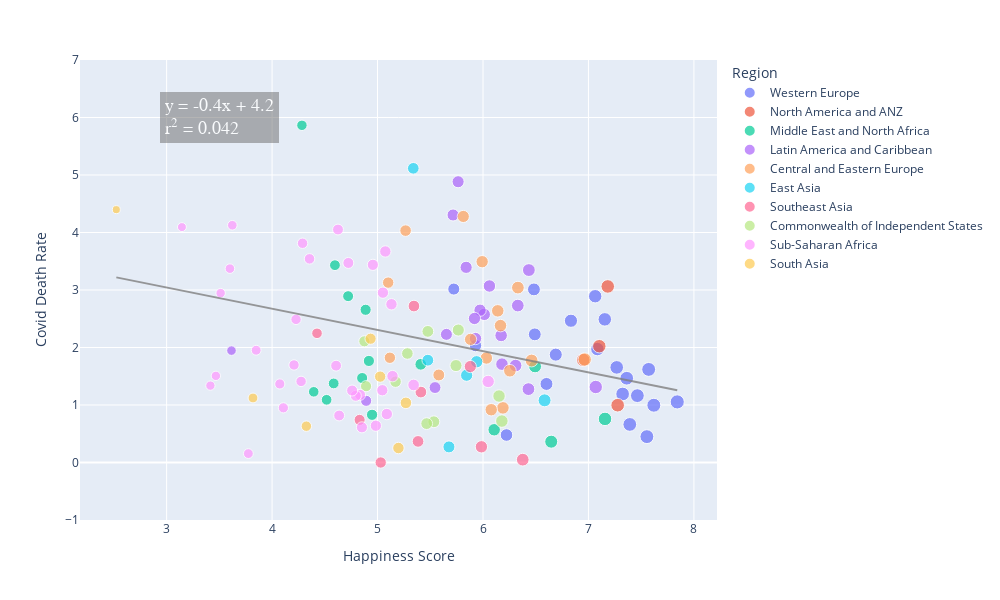

Write notebook code for a chart like this one.
### Code cell
# Country's Happiness and Covid death rate

fig = px.scatter(final_df, x="Happiness Score", y="Covid Death Rate",  
                 hover_name="Country", color="Region", range_y=(-1,7),
                 size="Happiness Score", size_max=10,
                 width=1000, height=600)
fig

# LINEAR REGRESSION
# Set the x and y params for linear regression calculation
y = final_df["Covid Death Rate"]
x = sm.add_constant(final_df["Happiness Score"])

# Create the linear regression model and get values for regression line
model = sm.OLS(y, x, missing='drop')
results = model.fit()
reg_line = [(x*results.params[1])+results.params[0] for x in final_df["Happiness Score"]]

# Create text for regression paramaters
alpha = round(results.params[0],1)
beta = round(results.params[1],1)
r_squared = round(results.rsquared, 3)
line1 = 'y = ' + str(beta) + 'x' + ' + ' + str(alpha)
line2 = 'r<sup>2</sup> = ' + str(r_squared)
summary = line1 + '<br>' + line2 

# add linear regression line for whole sample
fig.add_traces(go.Scatter(x=final_df["Happiness Score"], y=reg_line,
                          mode = 'lines',
                          marker_color='gray',
                          name='Regression line',
                          opacity=0.8,
                          showlegend=False)
               )
# Add to the equation and r squared 
fig.add_annotation(x=3.5, y=6, xref="x", yref="y", text=summary,
                   font=dict(family="Courier New, monospace", size=18, color="#ffffff"),
                   showarrow=False, align="left",
                   borderwidth=2, borderpad=4, bgcolor="rgba(100,100,100, 0.6)",
                   opacity=0.8)

### Figure 1 — Plotly figure (JSON) as saved in the notebook; plotly's stock layout.template omitted (floating-point values rounded to 4 significant figures; data arrays with more than 128 entries replaced by an {"elided": "..."} marker saying what was removed)
{"data": [{"hovertemplate": "<b>%{hovertext}</b><br><br>Region=Western Europe<br>Happiness Score=%{marker.size}<br>Covid Death Rate=%{y}<extra></extra>", "hovertext": ["Finland", "Denmark", "Switzerland", "Iceland", "Netherlands", "Norway", "Sweden", "Luxembourg", "Austria", "Germany", "Ireland", "United Kingdom", "Belgium", "France", "Malta", "Spain", "Italy", "Cyprus", "Portugal", "Greece", "North Cyprus"], "legendgroup": "Western Europe", "marker": {"color": "#636efa", "size": [7.842, 7.62, 7.571, 7.554, 7.464, 7.392, 7.363, 7.324, 7.268, 7.155, 7.085, 7.064, 6.834, 6.69, 6.602, 6.491, 6.483, 6.223, 5.929, 5.723, 5.536], "sizemode": "area", "sizeref": 0.07842, "symbol": "circle"}, "mode": "markers", "name": "Western Europe", "orientation": "v", "showlegend": true, "type": "scatter", "x": [7.842, 7.62, 7.571, 7.554, 7.464, 7.392, 7.363, 7.324, 7.268, 7.155, 7.085, 7.064, 6.834, 6.69, 6.602, 6.491, 6.483, 6.223, 5.929, 5.723, 5.536], "xaxis": "x", "y": [1.054, 0.9958, 1.619, 0.4498, 1.163, 0.6621, 1.465, 1.192, 1.654, 2.489, 1.973, 2.892, 2.465, 1.876, 1.366, 2.228, 3.01, 0.4781, 2.033, 3.016, null], "yaxis": "y"}, {"hovertemplate": "<b>%{hovertext}</b><br><br>Region=North America and ANZ<br>Happiness Score=%{marker.size}<br>Covid Death Rate=%{y}<extra></extra>", "hovertext": ["New Zealand", "Australia", "Canada", "United States"], "legendgroup": "North America and ANZ", "marker": {"color": "#EF553B", "size": [7.277, 7.183, 7.103, 6.951], "sizemode": "area", "sizeref": 0.07842, "symbol": "circle"}, "mode": "markers", "name": "North America and ANZ", "orientation": "v", "showlegend": true, "type": "scatter", "x": [7.277, 7.183, 7.103, 6.951], "xaxis": "x", "y": [0.9966, 3.062, 2.022, 1.784], "yaxis": "y"}, {"hovertemplate": "<b>%{hovertext}</b><br><br>Region=Middle East and North Africa<br>Happiness Score=%{marker.size}<br>Covid Death Rate=%{y}<extra></extra>", "hovertext": ["Israel", "Bahrain", "United Arab Emirates", "Saudi Arabia", "Kuwait", "Libya", "Turkey", "Morocco", "Algeria", "Iraq", "Iran", "Tunisia", "Lebanon", "Palestinian Territories", "Jordan", "Egypt", "Yemen"], "legendgroup": "Middle East and North Africa", "marker": {"color": "#00cc96", "size": [7.157, 6.647, 6.561, 6.494, 6.106, 5.41, 4.948, 4.918, 4.887, 4.854, 4.721, 4.596, 4.584, 4.517, 4.395, 4.283, 3.658], "sizemode": "area", "sizeref": 0.07842, "symbol": "circle"}, "mode": "markers", "name": "Middle East and North Africa", "orientation": "v", "showlegend": true, "type": "scatter", "x": [7.157, 6.647, 6.561, 6.494, 6.106, 5.41, 4.948, 4.918, 4.887, 4.854, 4.721, 4.596, 4.584, 4.517, 4.395, 4.283, 3.658], "xaxis": "x", "y": [0.7581, 0.3622, null, 1.671, 0.5693, 1.708, 0.8294, 1.766, 2.656, 1.469, 2.893, 3.432, 1.375, 1.09, 1.229, 5.864, 19.49], "yaxis": "y"}, {"hovertemplate": "<b>%{hovertext}</b><br><br>Region=Latin America and Caribbean<br>Happiness Score=%{marker.size}<br>Covid Death Rate=%{y}<extra></extra>", "hovertext": ["Costa Rica", "Guatemala", "Uruguay", "Brazil", "Mexico", "Jamaica", "Panama", "Chile", "El Salvador", "Colombia", "Nicaragua", "Argentina", "Honduras", "Peru", "Ecuador", "Bolivia", "Paraguay", "Dominican Republic", "Venezuela", "Haiti"], "legendgroup": "Latin America and Caribbean", "marker": {"color": "#ab63fa", "size": [7.069, 6.435, 6.431, 6.33, 6.317, 6.309, 6.18, 6.172, 6.061, 6.012, 5.972, 5.929, 5.919, 5.84, 5.764, 5.716, 5.653, 5.545, 4.892, 3.615], "sizemode": "area", "sizeref": 0.07842, "symbol": "circle"}, "mode": "markers", "name": "Latin America and Caribbean", "orientation": "v", "showlegend": true, "type": "scatter", "x": [7.069, 6.435, 6.431, 6.33, 6.317, 6.309, 6.18, 6.172, 6.061, 6.012, 5.972, 5.929, 5.919, 5.84, 5.764, 5.716, 5.653, 5.545, 4.892, 3.615], "xaxis": "x", "y": [1.313, 3.347, 1.276, 2.729, 9.234, 1.686, 1.711, 2.209, 3.07, 2.576, 2.648, 2.156, 2.505, 3.394, 4.883, 4.305, 2.228, 1.303, 1.073, 1.946], "yaxis": "y"}, {"hovertemplate": "<b>%{hovertext}</b><br><br>Region=Central and Eastern Europe<br>Happiness Score=%{marker.size}<br>Covid Death Rate=%{y}<extra></extra>", "hovertext": ["Czech Republic", "Slovenia", "Kosovo", "Slovakia", "Lithuania", "Estonia", "Poland", "Romania", "Serbia", "Latvia", "Hungary", "Croatia", "Bosnia and Herzegovina", "Montenegro", "Bulgaria", "Albania", "North Macedonia"], "legendgroup": "Central and Eastern Europe", "marker": {"color": "#FFA15A", "size": [6.965, 6.461, 6.372, 6.331, 6.255, 6.189, 6.166, 6.14, 6.078, 6.032, 5.992, 5.882, 5.813, 5.581, 5.266, 5.117, 5.101], "sizemode": "area", "sizeref": 0.07842, "symbol": "circle"}, "mode": "markers", "name": "Central and Eastern Europe", "orientation": "v", "showlegend": true, "type": "scatter", "x": [6.965, 6.461, 6.372, 6.331, 6.255, 6.189, 6.166, 6.14, 6.078, 6.032, 5.992, 5.882, 5.813, 5.581, 5.266, 5.117, 5.101], "xaxis": "x", "y": [1.792, 1.773, null, 3.041, 1.596, 0.95, 2.381, 2.638, 0.9179, 1.817, 3.492, 2.142, 4.279, 1.522, 4.033, 1.822, 3.129], "yaxis": "y"}, {"hovertemplate": "<b>%{hovertext}</b><br><br>Region=East Asia<br>Happiness Score=%{marker.size}<br>Covid Death Rate=%{y}<extra></extra>", "hovertext": ["Taiwan Province of China", "Japan", "South Korea", "Mongolia", "Hong Kong S.A.R. of China", "China"], "legendgroup": "East Asia", "marker": {"color": "#19d3f3", "size": [6.584, 5.94, 5.845, 5.677, 5.477, 5.339], "sizemode": "area", "sizeref": 0.07842, "symbol": "circle"}, "mode": "markers", "name": "East Asia", "orientation": "v", "showlegend": true, "type": "scatter", "x": [6.584, 5.94, 5.845, 5.677, 5.477, 5.339], "xaxis": "x", "y": [1.081, 1.752, 1.518, 0.2713, 1.779, 5.116], "yaxis": "y"}, {"hovertemplate": "<b>%{hovertext}</b><br><br>Region=Southeast Asia<br>Happiness Score=%{marker.size}<br>Covid Death Rate=%{y}<extra></extra>", "hovertext": ["Singapore", "Thailand", "Philippines", "Vietnam", "Malaysia", "Indonesia", "Laos", "Cambodia", "Myanmar"], "legendgroup": "Southeast Asia", "marker": {"color": "#FF6692", "size": [6.377, 5.985, 5.88, 5.411, 5.384, 5.345, 5.03, 4.83, 4.426], "sizemode": "area", "sizeref": 0.07842, "symbol": "circle"}, "mode": "markers", "name": "Southeast Asia", "orientation": "v", "showlegend": true, "type": "scatter", "x": [6.377, 5.985, 5.88, 5.411, 5.384, 5.345, 5.03, 4.83, 4.426], "xaxis": "x", "y": [0.04913, 0.2731, 1.669, 1.225, 0.3669, 2.721, 0, 0.7412, 2.247], "yaxis": "y"}, {"hovertemplate": "<b>%{hovertext}</b><br><br>Region=Commonwealth of Independent States<br>Happiness Score=%{marker.size}<br>Covid Death Rate=%{y}<extra></extra>", "hovertext": ["Uzbekistan", "Kazakhstan", "Moldova", "Kyrgyzstan", "Belarus", "Russia", "Tajikistan", "Armenia", "Azerbaijan", "Turkmenistan", "Georgia", "Ukraine"], "legendgroup": "Commonwealth of Independent States", "marker": {"color": "#B6E880", "size": [6.179, 6.152, 5.766, 5.744, 5.534, 5.477, 5.466, 5.283, 5.171, 5.066, 4.891, 4.875], "sizemode": "area", "sizeref": 0.07842, "symbol": "circle"}, "mode": "markers", "name": "Commonwealth of Independent States", "orientation": "v", "showlegend": true, "type": "scatter", "x": [6.179, 6.152, 5.766, 5.744, 5.534, 5.477, 5.466, 5.283, 5.171, 5.066, 4.891, 4.875], "xaxis": "x", "y": [0.7207, 1.156, 2.304, 1.685, 0.7083, 2.28, 0.6763, 1.896, 1.406, null, 1.327, 2.107], "yaxis": "y"}, {"hovertemplate": "<b>%{hovertext}</b><br><br>Region=Sub-Saharan Africa<br>Happiness Score=%{marker.size}<br>Covid Death Rate=%{y}<extra></extra>", "hovertext": ["Mauritius", "Congo (Brazzaville)", "Ivory Coast", "Cameroon", "Senegal", "Ghana", "Niger", "Gambia", "Benin", "Guinea", "South Africa", "Gabon", "Burkina Faso", "Mozambique", "Nigeria", "Mali", "Uganda", "Liberia", "Kenya", "Namibia", "Chad", "Swaziland", "Comoros", "Ethiopia", "Mauritania", "Madagascar", "Togo", "Zambia", "Sierra Leone", "Burundi", "Tanzania", "Malawi", "Lesotho", "Botswana", "Rwanda", "Zimbabwe"], "legendgroup": "Sub-Saharan Africa", "marker": {"color": "#FF97FF", "size": [6.049, 5.342, 5.306, 5.142, 5.132, 5.088, 5.074, 5.051, 5.045, 4.984, 4.956, 4.852, 4.834, 4.794, 4.759, 4.723, 4.636, 4.625, 4.607, 4.574, 4.355, 4.308, 4.289, 4.275, 4.227, 4.208, 4.107, 4.073, 3.849, 3.775, 3.623, 3.6, 3.512, 3.467, 3.415, 3.145], "sizemode": "area", "sizeref": 0.07842, "symbol": "circle"}, "mode": "markers", "name": "Sub-Saharan Africa", "orientation": "v", "showlegend": true, "type": "scatter", "x": [6.049, 5.342, 5.306, 5.142, 5.132, 5.088, 5.074, 5.051, 5.045, 4.984, 4.956, 4.852, 4.834, 4.794, 4.759, 4.723, 4.636, 4.625, 4.607, 4.574, 4.355, 4.308, 4.289, 4.275, 4.227, 4.208, 4.107, 4.073, 3.849, 3.775, 3.623, 3.6, 3.512, 3.467, 3.415, 3.145], "xaxis": "x", "y": [1.41, 1.349, null, 1.502, 2.752, 0.8425, 3.67, 2.954, 1.256, 0.6396, 3.438, 0.6115, 1.176, 1.16, 1.252, 3.47, 0.8175, 4.051, 1.684, null, 3.541, null, 3.813, 1.41, 2.489, 1.697, 0.9511, 1.366, 1.953, 0.1549, 4.126, 3.371, 2.946, 1.507, 1.337, 4.094], "yaxis": "y"}, {"hovertemplate": "<b>%{hovertext}</b><br><br>Region=South Asia<br>Happiness Score=%{marker.size}<br>Covid Death Rate=%{y}<extra></extra>", "hovertext": ["Nepal", "Maldives", "Bangladesh", "Pakistan", "Sri Lanka", "India", "Afghanistan"], "legendgroup": "South Asia", "marker": {"color": "#FECB52", "size": [5.269, 5.198, 5.025, 4.934, 4.325, 3.819, 2.523], "sizemode": "area", "sizeref": 0.07842, "symbol": "circle"}, "mode": "markers", "name": "South Asia", "orientation": "v", "showlegend": true, "type": "scatter", "x": [5.269, 5.198, 5.025, 4.934, 4.325, 3.819, 2.523], "xaxis": "x", "y": [1.037, 0.2518, 1.494, 2.153, 0.632, 1.122, 4.398], "yaxis": "y"}, {"marker": {"color": "gray"}, "mode": "lines", "name": "Regression line", "opacity": 0.8, "showlegend": false, "type": "scatter", "x": {"elided": "149 float values"}, "y": {"elided": "149 float values"}}], "layout": {"annotations": [{"align": "left", "bgcolor": "rgba(100,100,100, 0.6)", "borderpad": 4, "borderwidth": 2, "font": {"color": "#ffffff", "family": "Courier New, monospace", "size": 18}, "opacity": 0.8, "showarrow": false, "text": "y = -0.4x + 4.2<br>r<sup>2</sup> = 0.042", "x": 3.5, "xref": "x", "y": 6, "yref": "y"}], "height": 600, "legend": {"itemsizing": "constant", "title": {"text": "Region"}, "tracegroupgap": 0}, "margin": {"t": 60}, "width": 1000, "xaxis": {"anchor": "y", "domain": [0, 1], "title": {"text": "Happiness Score"}}, "yaxis": {"anchor": "x", "domain": [0, 1], "range": [-1, 7], "title": {"text": "Covid Death Rate"}}}}
